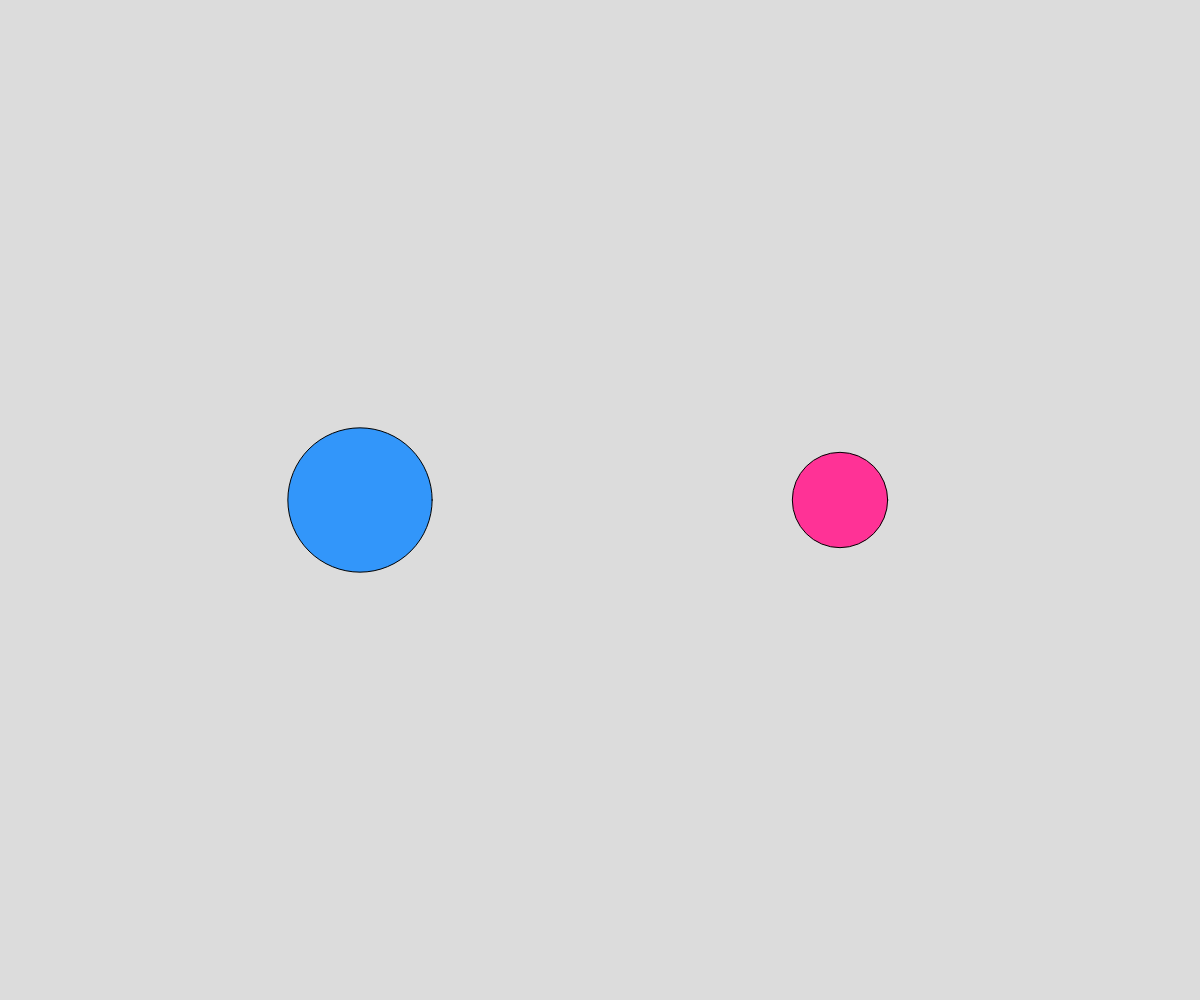
Frame 1 (no input)
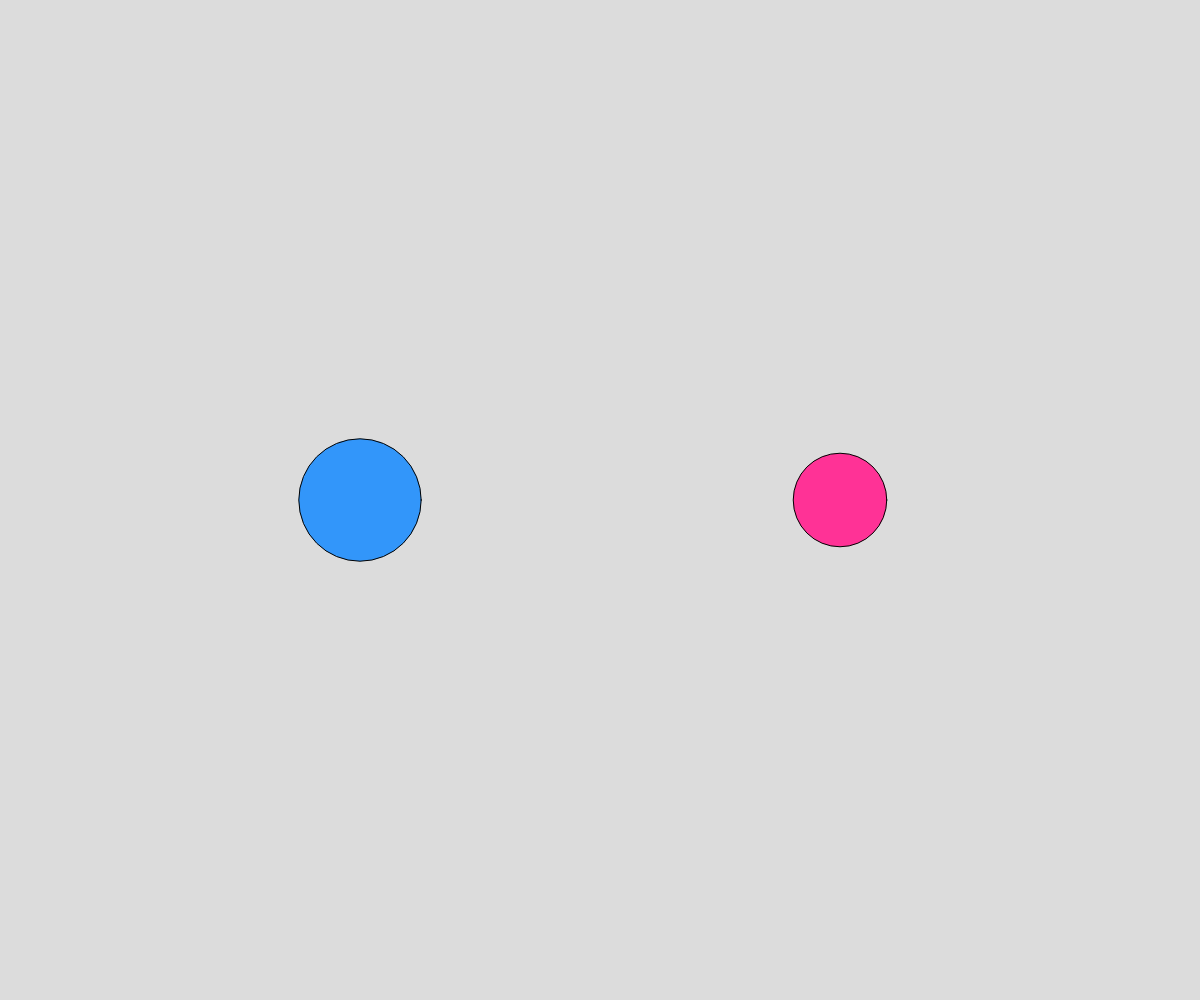
Frame 60 (no input)
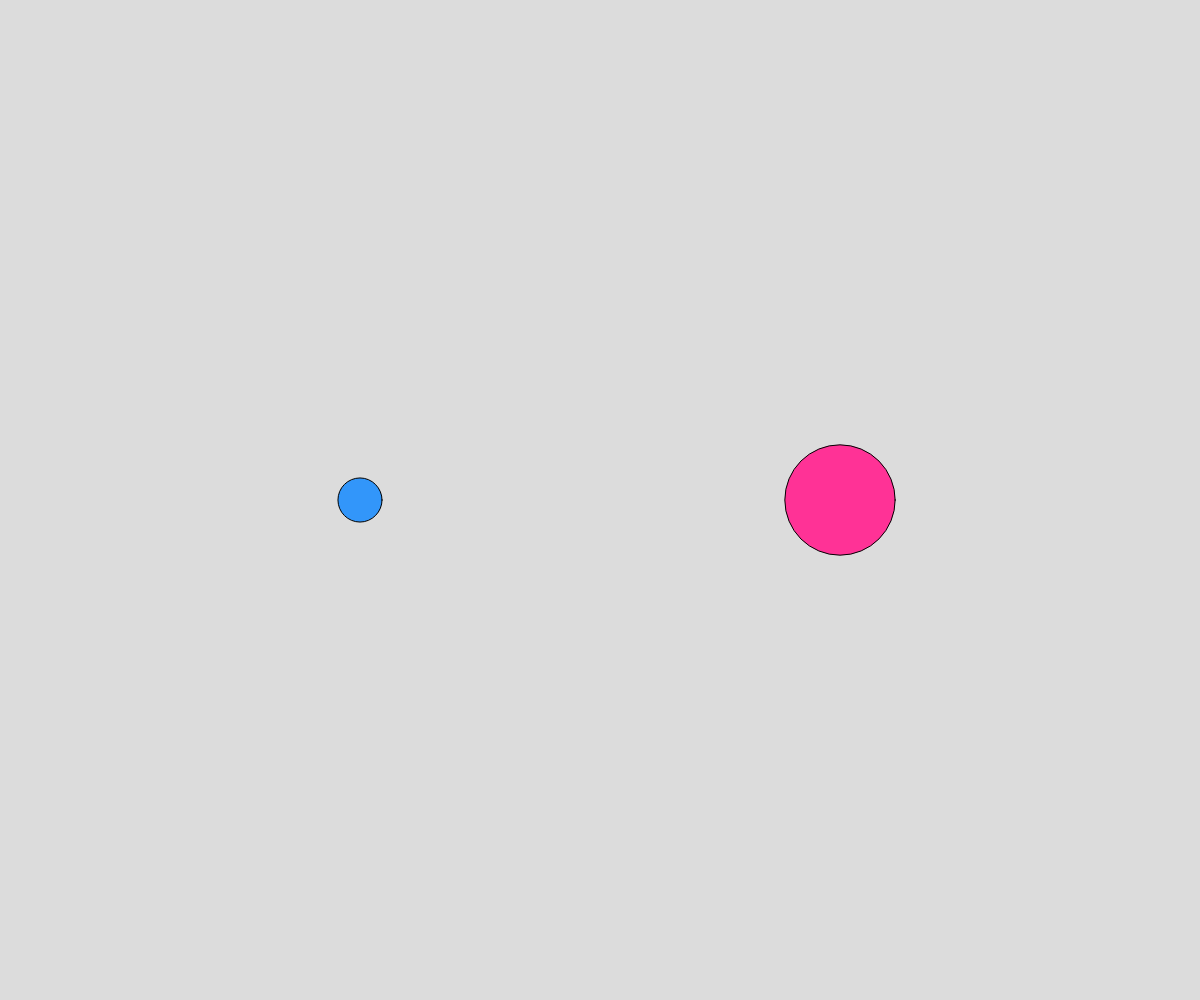
Frame 120 (the mouse pressed at the canvas centre since frame 60)

The p5.js sketch that drew these frames (run headless with seeded random() and noise() and a simulated clock; from frame 60 on, the mouse is pressed at the canvas centre):

// p5.js sketch
// ── sketch.js
// Project Title
// elif
// Date
//
// Extra for Experts:
// - describe what you did to take this project "above and beyond"

// global var / definitions
let minSize = 5; const maxSize = 200;
let x1; let y1; //diclare first
let x2; let y2;
//for noise()
let noiseTime = 10; let noiseSpeed = 0.01;
// noiseTime -> current coordinate of noise graph
// noiseSpeed -> rate a whitch

async function setup() {
  createCanvas(windowWidth, windowHeight);
  y1 = height/2;
  x1 = width * 0.3;
  x2 = width * 0.7;
  y2 = height / 2;
}

function draw() {
  background(220);
  //randomSeed(0); // use random seed to
                // stabilize random ()
  randomCircle();
  noiseCircle();
  moveCircle();
}

function moveCircle(){
  // chalange:
}

function noiseCircle(){
  //another circle, this time the diameter
  // is generated using noise(), smoothily
  fill(255,50,150);
  let d = noise(noiseTime); // yeild value b/w 0-1
  d = map(d,0,1,minSize,maxSize);
  noiseTime += noiseSpeed;
  circle(x2, y2, d);
}

function randomCircle(){
  // draw a fixed position circle
  // random changing diameter
  fill(50,150,250);
  let d = random(minSize, maxSize);
  circle(x1,y1,d);
}
